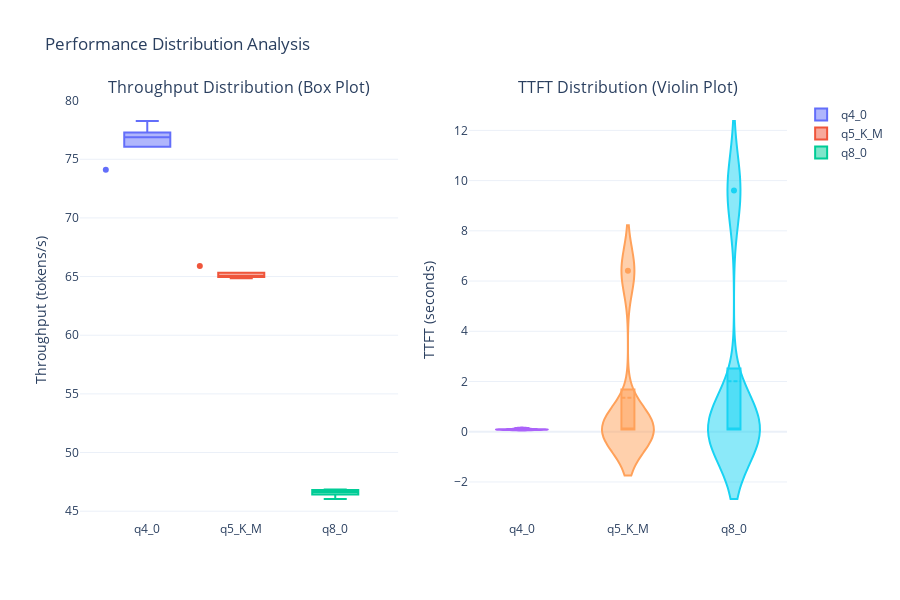

The notebook cell this image was saved under:
### Code cell
# Distribution Analysis: Box Plots + Violin Plots
def create_distribution_analysis():
    """Create distribution analysis with box plots and violin plots"""

    fig = make_subplots(
        rows=1,
        cols=2,
        subplot_titles=(
            "Throughput Distribution (Box Plot)",
            "TTFT Distribution (Violin Plot)",
        ),
        specs=[[{"secondary_y": False}, {"secondary_y": False}]],
    )

    # Box plot for throughput
    for tag in quant_df["tag"].unique():
        tag_data = quant_df[quant_df["tag"] == tag]
        fig.add_trace(
            go.Box(
                y=tag_data["tokens_s"],
                name=tag,
                boxpoints="outliers",
                jitter=0.3,
                pointpos=-1.8,
            ),
            row=1,
            col=1,
        )

    # Violin plot for TTFT
    for tag in quant_df["tag"].unique():
        tag_data = quant_df[quant_df["tag"] == tag]
        fig.add_trace(
            go.Violin(
                y=tag_data["ttft_s"],
                name=tag,
                box_visible=True,
                meanline_visible=True,
                showlegend=False,
            ),
            row=1,
            col=2,
        )

    fig.update_layout(
        title="Performance Distribution Analysis", height=600, font=dict(size=12)
    )

    fig.update_yaxes(title_text="Throughput (tokens/s)", row=1, col=1)
    fig.update_yaxes(title_text="TTFT (seconds)", row=1, col=2)

    return fig


# Create and display
dist_fig = create_distribution_analysis()
dist_fig.show()

# Statistical analysis
print("\n📊 Statistical Analysis:")
for tag in quant_df["tag"].unique():
    tag_data = quant_df[quant_df["tag"] == tag]
    print(f"\n{tag}:")
    print(
        f"  Throughput: {tag_data['tokens_s'].mean():.2f} ± {tag_data['tokens_s'].std():.2f}"
    )
    print(f"  TTFT: {tag_data['ttft_s'].mean():.3f} ± {tag_data['ttft_s'].std():.3f}")
    print(
        f"  CV (Throughput): {(tag_data['tokens_s'].std() / tag_data['tokens_s'].mean() * 100):.1f}%"
    )

### Figure 1 — Plotly figure (JSON) as saved in the notebook; plotly's stock layout.template omitted (floating-point values rounded to 4 significant figures)
{"data": [{"boxpoints": "outliers", "jitter": 0.3, "name": "q4_0", "pointpos": -1.8, "type": "box", "xaxis": "x", "y": [74.11, 76.96, 76.72, 78.26, 76.88], "yaxis": "y"}, {"boxpoints": "outliers", "jitter": 0.3, "name": "q5_K_M", "pointpos": -1.8, "type": "box", "xaxis": "x", "y": [64.85, 65.03, 65.14, 65.89, 65.01], "yaxis": "y"}, {"boxpoints": "outliers", "jitter": 0.3, "name": "q8_0", "pointpos": -1.8, "type": "box", "xaxis": "x", "y": [46.04, 46.79, 46.54, 46.85, 46.64], "yaxis": "y"}, {"box": {"visible": true}, "meanline": {"visible": true}, "name": "q4_0", "showlegend": false, "type": "violin", "xaxis": "x2", "y": [0.1382, 0.0987, 0.0837, 0.078, 0.0877], "yaxis": "y2"}, {"box": {"visible": true}, "meanline": {"visible": true}, "name": "q5_K_M", "showlegend": false, "type": "violin", "xaxis": "x2", "y": [6.41, 0.1016, 0.0915, 0.0692, 0.0996], "yaxis": "y2"}, {"box": {"visible": true}, "meanline": {"visible": true}, "name": "q8_0", "showlegend": false, "type": "violin", "xaxis": "x2", "y": [9.608, 0.1554, 0.0893, 0.0988, 0.0866], "yaxis": "y2"}], "layout": {"annotations": [{"font": {"size": 16}, "showarrow": false, "text": "Throughput Distribution (Box Plot)", "x": 0.225, "xanchor": "center", "xref": "paper", "y": 1, "yanchor": "bottom", "yref": "paper"}, {"font": {"size": 16}, "showarrow": false, "text": "TTFT Distribution (Violin Plot)", "x": 0.775, "xanchor": "center", "xref": "paper", "y": 1, "yanchor": "bottom", "yref": "paper"}], "font": {"size": 12}, "height": 600, "title": {"text": "Performance Distribution Analysis"}, "xaxis": {"anchor": "y", "domain": [0, 0.45]}, "xaxis2": {"anchor": "y2", "domain": [0.55, 1]}, "yaxis": {"anchor": "x", "domain": [0, 1], "title": {"text": "Throughput (tokens/s)"}}, "yaxis2": {"anchor": "x2", "domain": [0, 1], "title": {"text": "TTFT (seconds)"}}}}
